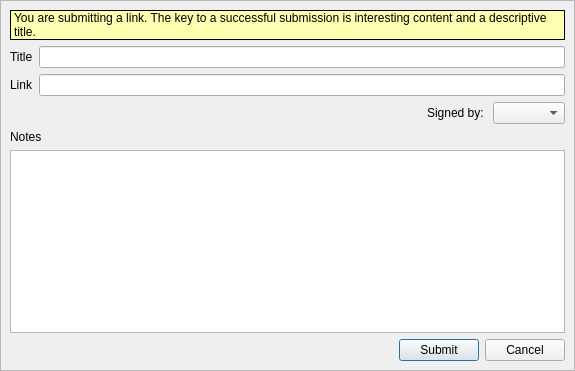
<?xml version="1.0" encoding="UTF-8"?>
<ui version="4.0">
 <class>MeshDemocCreatePostDialog</class>
 <widget class="QDialog" name="MeshDemocCreatePostDialog">
  <property name="geometry">
   <rect>
    <x>0</x>
    <y>0</y>
    <width>575</width>
    <height>371</height>
   </rect>
  </property>
  <property name="windowTitle">
   <string>Submit Post</string>
  </property>
  <layout class="QGridLayout" name="gridLayout_3">
   <property name="margin">
    <number>0</number>
   </property>
   <property name="spacing">
    <number>0</number>
   </property>
   <item row="0" column="0">
    <widget class="HeaderFrame" name="headerFrame">
     <property name="frameShape">
      <enum>QFrame::NoFrame</enum>
     </property>
     <property name="frameShadow">
      <enum>QFrame::Plain</enum>
     </property>
    </widget>
   </item>
   <item row="1" column="0">
    <widget class="QFrame" name="frame">
     <property name="frameShape">
      <enum>QFrame::StyledPanel</enum>
     </property>
     <property name="frameShadow">
      <enum>QFrame::Raised</enum>
     </property>
     <layout class="QGridLayout" name="gridLayout_2">
      <item row="0" column="0" colspan="3">
       <widget class="StyledLabel" name="info_label">
        <property name="palette">
         <palette>
          <active>
           <colorrole role="Base">
            <brush brushstyle="SolidPattern">
             <color alpha="255">
              <red>255</red>
              <green>255</green>
              <blue>255</blue>
             </color>
            </brush>
           </colorrole>
           <colorrole role="Window">
            <brush brushstyle="SolidPattern">
             <color alpha="255">
              <red>255</red>
              <green>255</green>
              <blue>178</blue>
             </color>
            </brush>
           </colorrole>
          </active>
          <inactive>
           <colorrole role="Base">
            <brush brushstyle="SolidPattern">
             <color alpha="255">
              <red>255</red>
              <green>255</green>
              <blue>255</blue>
             </color>
            </brush>
           </colorrole>
           <colorrole role="Window">
            <brush brushstyle="SolidPattern">
             <color alpha="255">
              <red>255</red>
              <green>255</green>
              <blue>178</blue>
             </color>
            </brush>
           </colorrole>
          </inactive>
          <disabled>
           <colorrole role="Base">
            <brush brushstyle="SolidPattern">
             <color alpha="255">
              <red>255</red>
              <green>255</green>
              <blue>178</blue>
             </color>
            </brush>
           </colorrole>
           <colorrole role="Window">
            <brush brushstyle="SolidPattern">
             <color alpha="255">
              <red>255</red>
              <green>255</green>
              <blue>178</blue>
             </color>
            </brush>
           </colorrole>
          </disabled>
         </palette>
        </property>
        <property name="autoFillBackground">
         <bool>true</bool>
        </property>
        <property name="frameShape">
         <enum>QFrame::Box</enum>
        </property>
        <property name="text">
         <string>You are submitting a link. The key to a successful submission is interesting content and a descriptive title.</string>
        </property>
        <property name="wordWrap">
         <bool>true</bool>
        </property>
       </widget>
      </item>
      <item row="1" column="0" colspan="3">
       <layout class="QGridLayout" name="gridLayout">
        <item row="0" column="1">
         <widget class="QLineEdit" name="titleEdit"/>
        </item>
        <item row="0" column="0">
         <widget class="QLabel" name="titleLabel">
          <property name="text">
           <string>Title</string>
          </property>
         </widget>
        </item>
        <item row="1" column="0">
         <widget class="QLabel" name="linkLabel">
          <property name="text">
           <string>Link</string>
          </property>
         </widget>
        </item>
        <item row="1" column="1">
         <widget class="QLineEdit" name="linkEdit"/>
        </item>
       </layout>
      </item>
      <item row="2" column="0" colspan="3">
       <layout class="QHBoxLayout" name="horizontalLayout_3">
        <item>
         <spacer name="spacer_2">
          <property name="orientation">
           <enum>Qt::Horizontal</enum>
          </property>
          <property name="sizeType">
           <enum>QSizePolicy::MinimumExpanding</enum>
          </property>
          <property name="sizeHint" stdset="0">
           <size>
            <width>78</width>
            <height>17</height>
           </size>
          </property>
         </spacer>
        </item>
        <item>
         <widget class="QLabel" name="label_4">
          <property name="text">
           <string>Signed by: </string>
          </property>
         </widget>
        </item>
        <item>
         <widget class="GxsIdChooser" name="idChooser"/>
        </item>
       </layout>
      </item>
      <item row="3" column="0" colspan="3">
       <layout class="QVBoxLayout" name="notesLayout">
        <item>
         <widget class="QLabel" name="notesLabel">
          <property name="text">
           <string>Notes</string>
          </property>
         </widget>
        </item>
        <item>
         <widget class="QTextEdit" name="notesTextEdit"/>
        </item>
       </layout>
      </item>
      <item row="4" column="0">
       <spacer name="horizontalSpacer">
        <property name="orientation">
         <enum>Qt::Horizontal</enum>
        </property>
        <property name="sizeHint" stdset="0">
         <size>
          <width>40</width>
          <height>20</height>
         </size>
        </property>
       </spacer>
      </item>
      <item row="4" column="1">
       <widget class="QPushButton" name="submitButton">
        <property name="text">
         <string>Submit</string>
        </property>
       </widget>
      </item>
      <item row="4" column="2">
       <widget class="QDialogButtonBox" name="buttonBox">
        <property name="sizePolicy">
         <sizepolicy hsizetype="Fixed" vsizetype="Fixed">
          <horstretch>0</horstretch>
          <verstretch>0</verstretch>
         </sizepolicy>
        </property>
        <property name="orientation">
         <enum>Qt::Horizontal</enum>
        </property>
        <property name="standardButtons">
         <set>QDialogButtonBox::Cancel</set>
        </property>
       </widget>
      </item>
     </layout>
    </widget>
   </item>
  </layout>
 </widget>
 <customwidgets>
  <customwidget>
   <class>HeaderFrame</class>
   <extends>QFrame</extends>
   <header>gui/common/HeaderFrame.h</header>
   <container>1</container>
  </customwidget>
  <customwidget>
   <class>GxsIdChooser</class>
   <extends>QComboBox</extends>
   <header>gui/gxs/GxsIdChooser.h</header>
  </customwidget>
  <customwidget>
   <class>StyledLabel</class>
   <extends>QLabel</extends>
   <header>gui/common/StyledLabel.h</header>
  </customwidget>
 </customwidgets>
 <resources>
  <include location="../images.qrc"/>
 </resources>
 <connections>
  <connection>
   <sender>buttonBox</sender>
   <signal>rejected()</signal>
   <receiver>MeshDemocCreatePostDialog</receiver>
   <slot>reject()</slot>
   <hints>
    <hint type="sourcelabel">
     <x>316</x>
     <y>260</y>
    </hint>
    <hint type="destinationlabel">
     <x>286</x>
     <y>274</y>
    </hint>
   </hints>
  </connection>
 </connections>
</ui>
